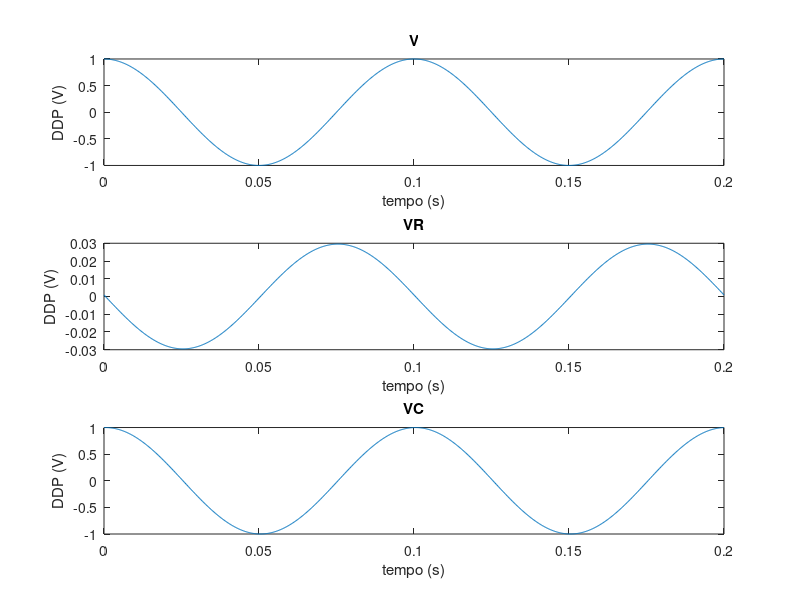
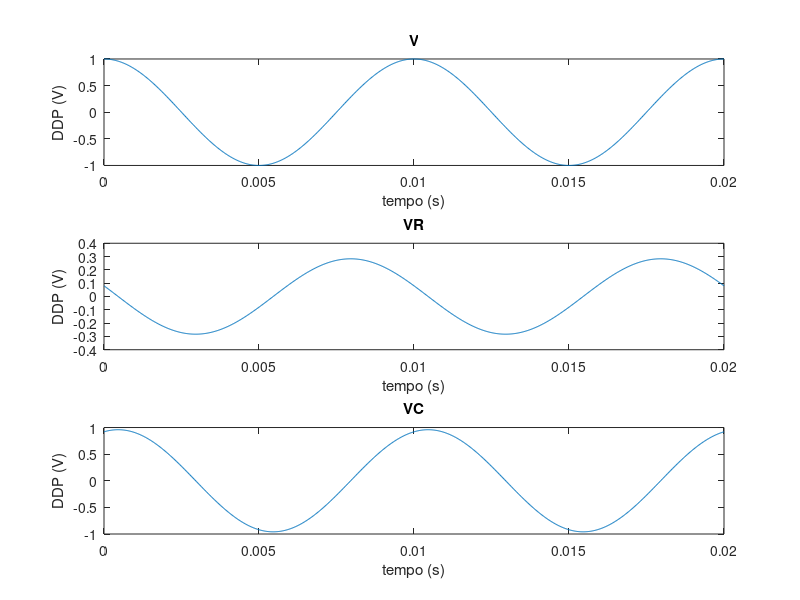
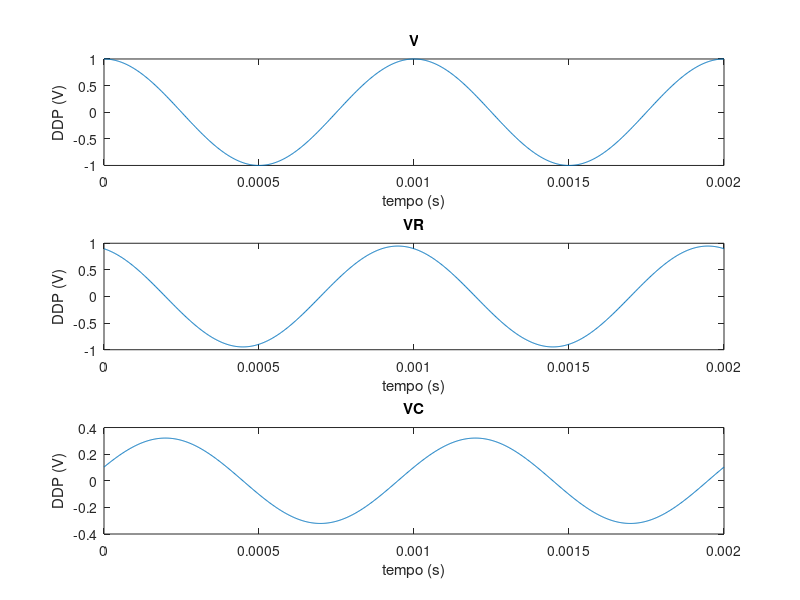
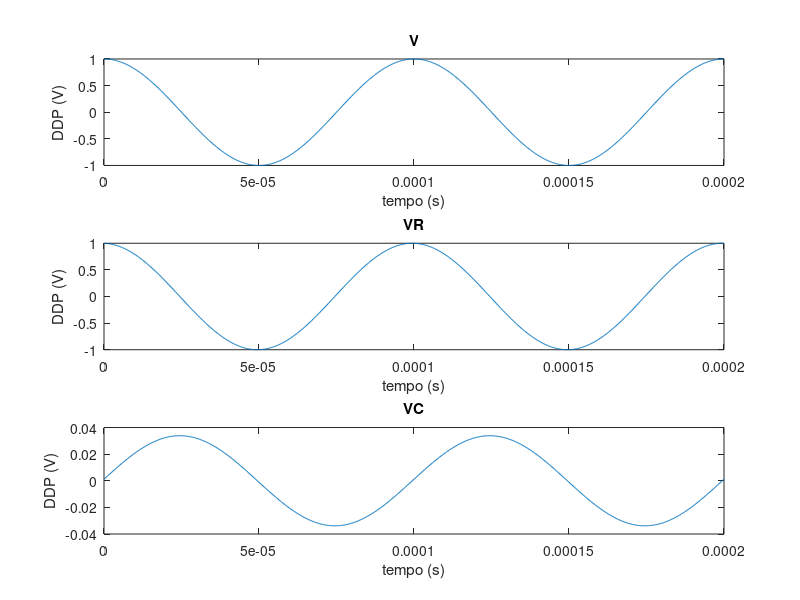

These figures' MATLAB source, in order:
% LN08_M04_P26_G15

% Nuno Morgadinho n 26211
% Joao Plancha    n 30875

function main
clc
clear all
close all

V0 = 1;       % Potencial aplicado
f = 10;       % Frequencia inicial
R = 100;      % Resistencia
C = 4.7e-6;   % Capacidade do condensador
N = 1000;     % Numero de pontos amostrados
Np = 2;       % Numero de ciclos completos

for j=1:5
    [Time, V, VC, VR]=circuito(V0,f,Np,N,R,C)
    
  
    figure(f)
    
    subplot (3,1,1)
    
    plot(Time,V)
    title('V')
    xlabel('tempo (s)')
    ylabel('DDP (V)')
    
    
    subplot (3,1,2)
    plot(Time,VR)
    title('VR')
    xlabel('tempo (s)')
    ylabel('DDP (V)')
    
    subplot (3,1,3)
    plot(Time,VC)
    title('VC')
    xlabel('tempo (s)')
    ylabel('DDP (V)')
    
    f=f*10;
end
    

end
function  [Time, V, VC, VR] = circuito(V0, f, Np, N, R, C)

Time=0;

w=2*pi*f;
    
Time = [0:(Np/f)/N:(Np/f)];

V = V0*exp(i*w*Time);     %*cos(w*t);

Zc = -i/(w*C);            %impedancia do condensador
Z=Zc+R;
I = V./Z;                 %intensidade da corrente

VR = R.*I;                %tensao na resitencia

VC = Zc.*I;               %tensao no condensador

end